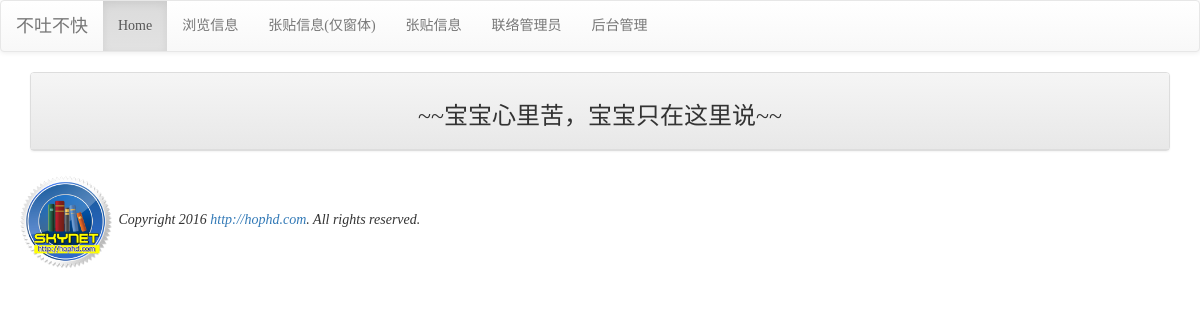
The page /django08/list/ on the database as committed earlier.
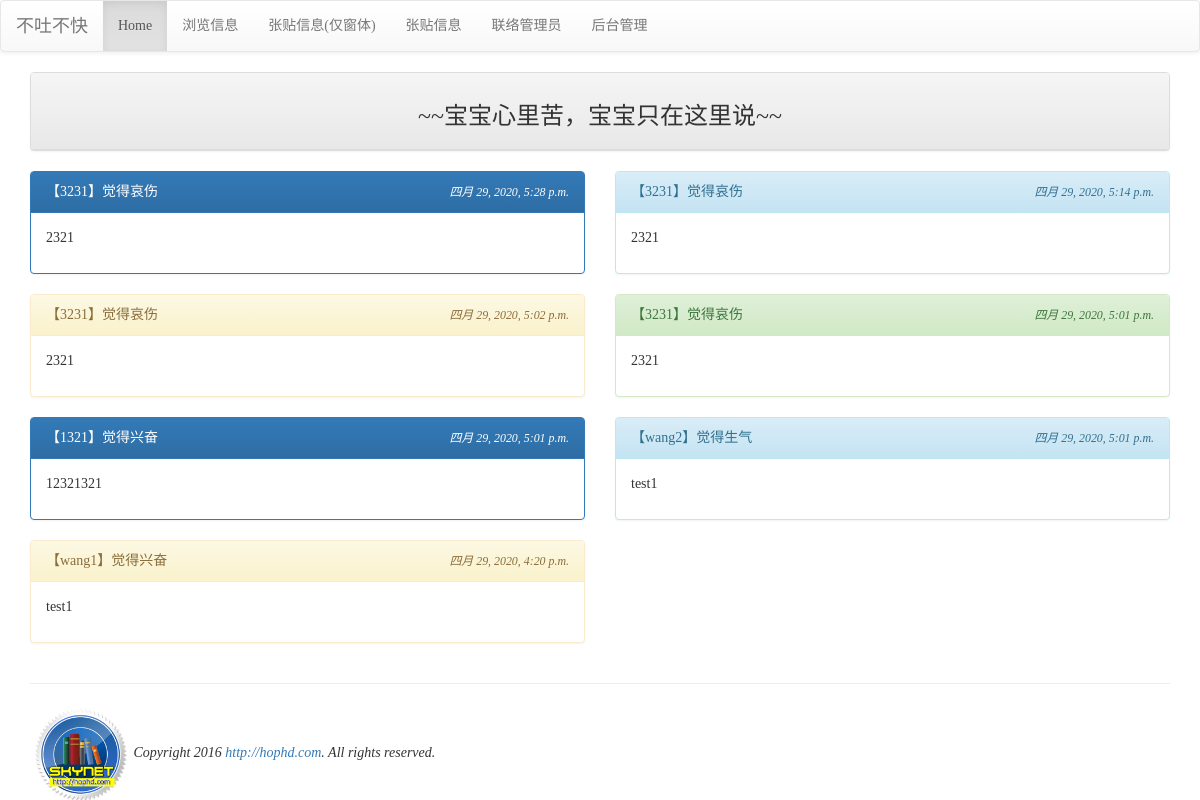
The same page on the database as committed later.
### django08/models.py (models this page shows, shortened)
class Post(models.Model):
    mood = models.ForeignKey('Mood', on_delete=models.CASCADE)
    nickname = models.CharField(max_length=10, default="不愿意透露身份的人")
    message = models.TextField(null=False)
    del_pass = models.CharField(max_length=10)
    pub_time = models.DateTimeField(auto_now=True)
    enabled = models.BooleanField(default=True)

class Mood(models.Model):
    status = models.CharField(max_length=10, null=False)
    def __str__(self):
        return self.status

### django08/views.py (the view)
def listing(request):
    posts = models.Post.objects.filter(enabled=True).order_by('-pub_time')[:150]
    moods = models.Mood.objects.all()
    return render(request, 'django08/listing.html', locals())

### templates/django08/listing.html (shortened to what this page needs)
{% extends "django08/base.html" %}
{% block content %}
<div class='container'>
<div class='row'>
    <div class='col-md-12'>
        <div class='panel panel-default'>
            <div class='panel-heading' align=center>
            <h3>~~宝宝心里苦，宝宝只在这里说~~</h3>
    </div>
</div>
{% for p in posts %}
    {% cycle "<div class='row'> <div class='col-md-6'>" "<div class='col-md-6'>" %}
        <div class='panel {%cycle "panel-primary" "panel-info" "panel-warning" "panel-success" %}'>
            <div class='panel-heading'>
                <table width='100%'>
                    <tr>
                        <td>
                            【{{ p.nickname }}】觉得{{ p.mood }}
                        </td>
                        <td align=right>
                            <i><small>{{ p.pub_time }}</small></i>
                        </td>
                    </tr>
                </table>
            </div>
            <div class='panel-body'>{{ p.message | linebreaks }}</div>
        </div>
    </div>
    {% cycle "" "</div>"%}
{% endfor %}
</div>
{% endblock %}

Rows that differ between the two databases and show on the page:
added Post: nickname "3231", mood "哀伤", pub_time "四月 29, 2020, 5:28 p.m.", message "2321"
added Post: nickname "3231", mood "哀伤", pub_time "四月 29, 2020, 5:14 p.m.", message "2321"
added Post: nickname "3231", mood "哀伤", pub_time "四月 29, 2020, 5:02 p.m.", message "2321"
added Post: nickname "3231", mood "哀伤", pub_time "四月 29, 2020, 5:01 p.m.", message "2321"
added Post: nickname "1321", mood "兴奋", pub_time "四月 29, 2020, 5:01 p.m.", message "12321321"
added Post: nickname "wang2", mood "生气", pub_time "四月 29, 2020, 5:01 p.m.", message "test1"
added Post: nickname "wang1", mood "兴奋", pub_time "四月 29, 2020, 4:20 p.m.", message "test1"
